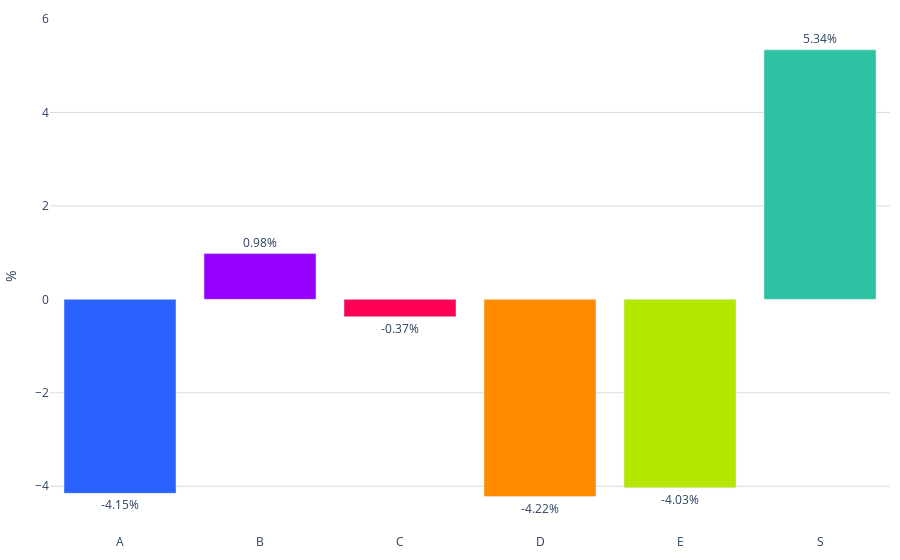

Notebook source saved alongside this figure:
### Code cell
colores = ['#2962ff', '#9500ff', '#ff0059', '#ff8c00', '#b4e600', '#2EC2A2','#E50CB6']
fig = go.Figure()
fig.add_trace(go.Bar(
    x=suma_por_letra_segmento['letra_segmento'],
    y=suma_por_letra_segmento['cambio_porcentual'],
    base=0,
    marker_color=[colores[i % len(colores)] for i in range(len(suma_por_letra_segmento))],  # Usar los colores definidos
    text=suma_por_letra_segmento['cambio_porcentual'],  # Usar los porcentajes como texto
    textposition='outside',  # Mostrar el texto dentro de las barras
    texttemplate='%{text}%',  # Formato del texto
    hoverinfo='none',  # No mostrar información al pasar el cursor
))
fig.update_yaxes(range=[-5, 6])
fig.update_layout(
    #title='Variación Trimestral de % (2022-2023)',
    #xaxis_title='Segmentos',
    yaxis_title='%',
    yaxis=dict(gridcolor='#dddcda'),
    plot_bgcolor='rgba(0,0,0,0)',margin=dict(l=10, r=10, t=10, b=10),  # Ajusta los márgenes (left, right, top, bottom)        
)
# Exportar gráfica como archivo HTML
def guardar_grafico_como_html(fig, nombre_archivo, carpeta='graficas'):
    # Crear la carpeta si no existe
    if not os.path.exists(carpeta):
        os.makedirs(carpeta)
    
    # Gráfica como archivo HTML en la carpeta especificada
    pio.write_html(fig, f'{carpeta}/{nombre_archivo}.html')

guardar_grafico_como_html(fig, 'g_bar_tendencia_precio_X_segmento_tulancingo', carpeta='graficas')

fig.show()

### Figure 1 — Plotly figure (JSON) as saved in the notebook; plotly's stock layout.template omitted (floating-point values rounded to 4 significant figures)
{"data": [{"base": 0, "hoverinfo": "none", "marker": {"color": ["#2962ff", "#9500ff", "#ff0059", "#ff8c00", "#b4e600", "#2EC2A2"]}, "text": [-4.15, 0.98, -0.37, -4.22, -4.03, 5.34], "textposition": "outside", "texttemplate": "%{text}%", "type": "bar", "x": ["A", "B", "C", "D", "E", "S"], "y": [-4.15, 0.98, -0.37, -4.22, -4.03, 5.34]}], "layout": {"margin": {"b": 10, "l": 10, "r": 10, "t": 10}, "plot_bgcolor": "rgba(0,0,0,0)", "yaxis": {"gridcolor": "#dddcda", "range": [-5, 6], "title": {"text": "%"}}}}
